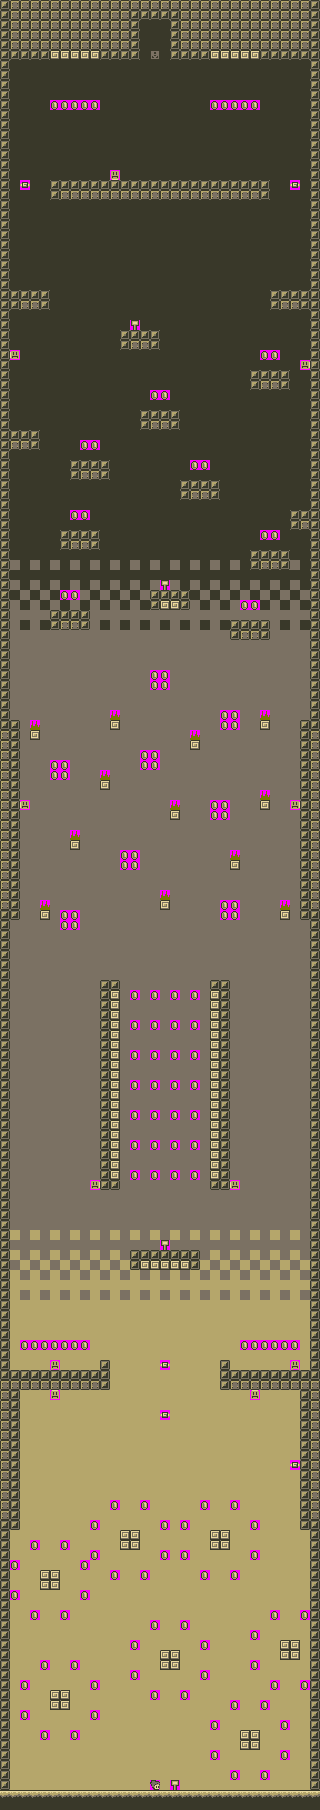

Below is a game level as drawn by its tile map, then a one-line description and the .tmx that defines it (tile-layer data replaced by summaries):
An orthogonal 32x181 tile map with 10x10 px tiles, 4 tile layers (background, middle, entities, foreground), 2 tilesets.

<map version="1.0" orientation="orthogonal" width="32" height="181" tilewidth="10" tileheight="10">
 <tileset firstgid="1" name="tileset1" tilewidth="10" tileheight="10">
  <image source="../images/tileset1.bmp" width="320" height="240" />
  <tile id="0">
   <properties>
    <property name="collide" value="true" />
   </properties>
  </tile>
  <tile id="1">
   <properties>
    <property name="collide" value="true" />
    <property name="hook" value="true" />
   </properties>
  </tile>
  <tile id="3">
   <properties>
    <property name="collide" value="true" />
   </properties>
  </tile>
  <tile id="4">
   <properties>
    <property name="collide" value="true" />
   </properties>
  </tile>
 </tileset>
 <tileset firstgid="769" name="entities" tilewidth="10" tileheight="10">
  <image source="../images/entities.bmp" trans="ff00ff" width="320" height="240" />
 </tileset>
 <layer name="background" width="32" height="181">
  <data>[5792 cells, 5792 non-empty, 3 distinct tile ids]</data>
 </layer>
 <layer name="middle" width="32" height="181">
  <data>[5792 cells, 986 non-empty, 5 distinct tile ids]</data>
 </layer>
 <layer name="entities" width="32" height="181">
  <data>[5792 cells, 187 non-empty, 11 distinct tile ids]</data>
 </layer>
 <layer name="foreground" width="32" height="181">
  <data>[5792 cells, 0 non-empty, 0 distinct tile ids]</data>
 </layer>
</map>